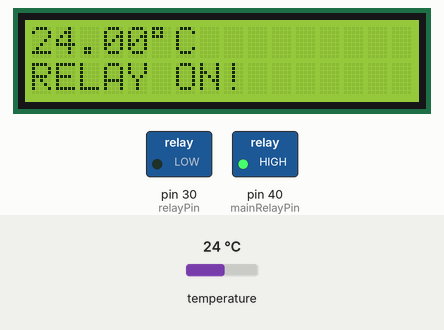
This sketch was run on a simulated Arduino Mega 2560, built for the host (arithmetic inside an expression is 32-bit, double 64-bit). On the bench: 16×2 character LCD, switched loads named in the sketch (green lamp = pin HIGH). Inputs (shaded band) come from the test bench; at power-on: temperature 24 °C. WiFi joins after 1.5 s; servers stay silent unless stated; what the sketch prints to the serial monitor is not drawn.

Above: at 3.2 s.
3.3 s: temperature set to 12 °C
At 4.2 s:
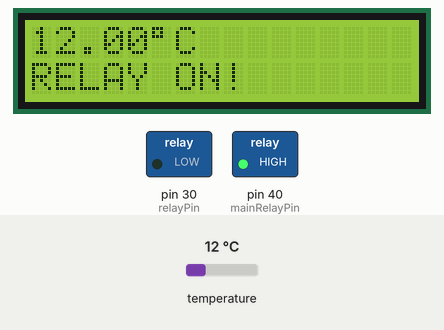
5.0 s: temperature set to 19 °C
At 5.9 s:
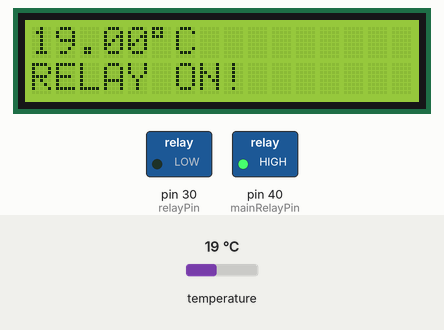
6.7 s: temperature set to 28 °C
At 7.6 s:
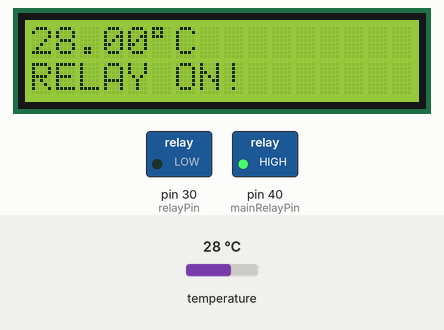
Timing chart, 0 to 9.7 s (numbered marks = the images above; inputs shaded):
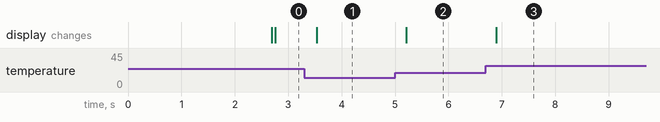

The sketch:

Final_Kodingan_Pemanas.ino
```cpp
/*silakan copy paste guna project NON KOMERSIAL anda
namun jangan lupa sertakan sumber sebagai bentuk apresiasi,
ditulis oleh hendrik Politeknik Negeri ATK Yogyakarta pada tahun 2021*/

// Library yang digunakan
#define BLYNK_PRINT Serial
#include <LiquidCrystal_I2C.h>
#include <ESP8266_Lib.h>
#include <BlynkSimpleShieldEsp8266.h>
#include <OneWire.h>
#include <DallasTemperature.h>
#include <Blynk.h>>

int relayPin = 30; //relay on/off pemanas berdasar suhu
int mainRelayPin = 40; // relay catu daya ke pemanas

LiquidCrystal_I2C lcd(0x27,16,2);

//===================== Pengaturan koneksi ke wifi ===============================
char auth[] = "     ";
char ssid[] = "   ";
char pass[] = "   ";
#define EspSerial Serial3
#define ESP8266_BAUD 115200
ESP8266 wifi(&EspSerial);

//============== peletakan sensor suhu di pin 24 arduino mega ===============

#define ONE_WIRE_BUS 24
OneWire oneWire(ONE_WIRE_BUS);

//============= menghubungkan ke library =================
DallasTemperature sensors(&oneWire);
float celcius;

void setup(void)
{
  lcd.init();
  lcd.backlight();
  pinMode(relayPin,OUTPUT);
  pinMode(mainRelayPin,OUTPUT);
  digitalWrite(mainRelayPin, HIGH);
  delay(10);
  sensors.begin();
  Serial.begin(115200);
  Serial3.begin(115200);
  delay(10);
  EspSerial.begin(ESP8266_BAUD);
  delay(10);
  // Blynk.begin(auth, wifi, ssid, pass);                          //Reguler server
  Blynk.begin(auth, wifi, ssid, pass,"blynk-cloud.com", 8080);    //Local server

}

void loop(void)
{
  Blynk.run();
  sensors.requestTemperatures();
//print suhu dalam satuan Celsius
  Serial.print("Temperature: ");
  Serial.print(sensors.getTempCByIndex(0));
  //Serial.print((char)176);//shows degrees character
  Serial.print(celcius);
  Serial.println("Celcius  ");

  lcd.setCursor(0,0);
  lcd.print(sensors.getTempCByIndex(0));
  lcd.write(0xDF);
  lcd.print("C");

//===================opsi jika ingin ditampilkan dalam fahrenheit======================
  //jika ingin di print pada F
  //Serial.print((sensors.getTempCByIndex(0) * 9.0) / 5.0 + 32.0);
  //Serial.print((char)176);//shows degrees character
 // Serial.println("F");
  delay(10);

//==============perintah mengirim ke aplikasi blynk================

  Blynk.virtualWrite(V1, sensors.getTempCByIndex(0));

// ============ setting on/off relay ===========

  if(sensors.getTempCByIndex(0) >= 75){
    digitalWrite (relayPin, HIGH);
    Serial.println("RELAY OFF!");
    lcd.setCursor(0,1);
    lcd.print("RELAY OFF!");
  }

  if(sensors.getTempCByIndex(0) <= 72){
    digitalWrite (relayPin, LOW);
    Serial.println("RELAY ON!");
    lcd.setCursor(0,1);
    lcd.print("RELAY ON!");
  }

//---------suhu air dijaga 72-75 derajad celcius-----------
}
```

Measured:
- after the input at 3.3 s, the display: changes after 0.23 s (image 1)
- after the input at 5.0 s, the display: changes after 0.21 s (image 2)
- after the input at 6.7 s, the display: changes after 0.19 s (image 3)
